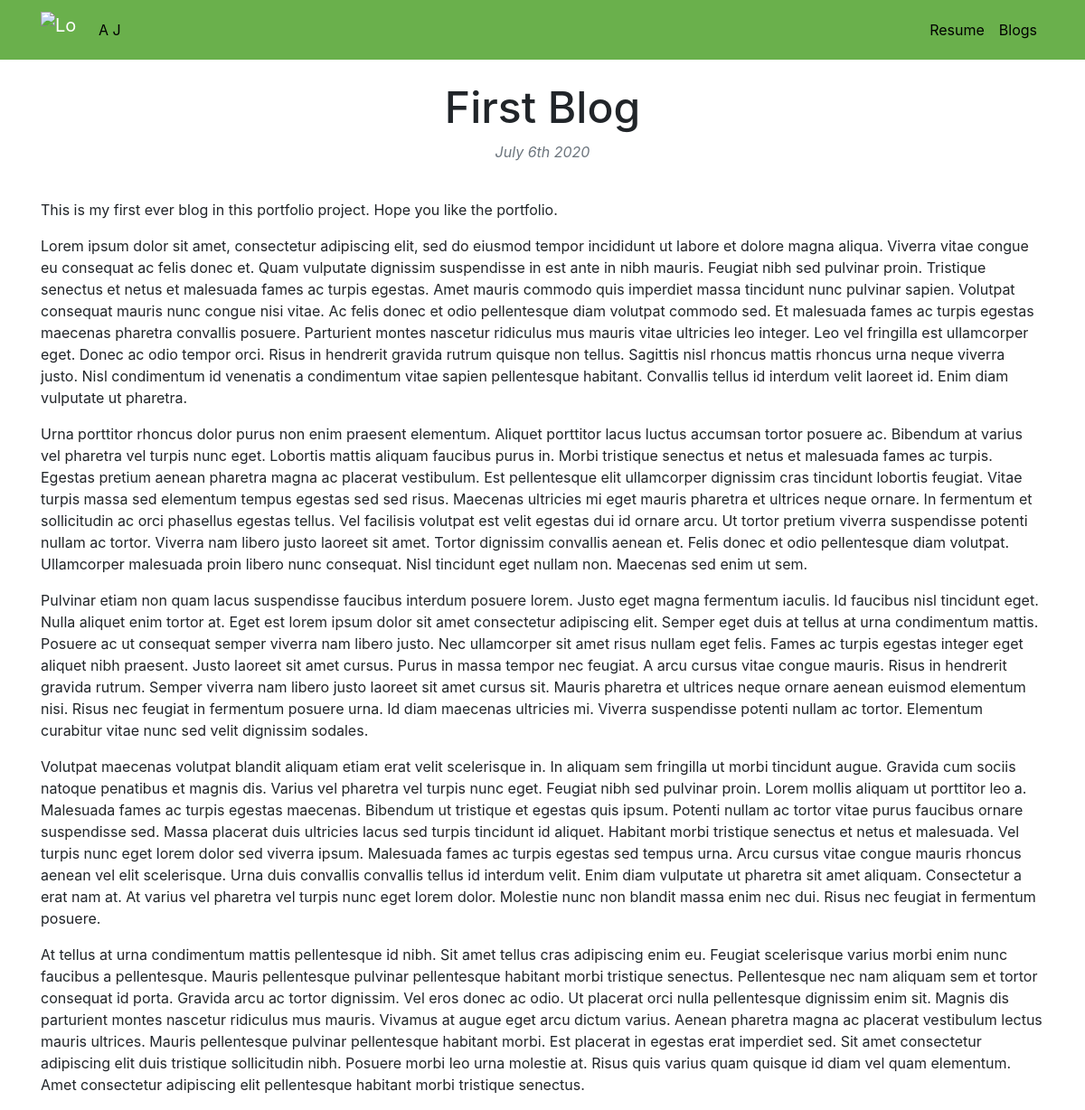
Page /blog/1/ on the committed database.
### blog/models.py (models this page shows, shortened)
class Blog(models.Model):
    blog_Title = models.CharField(max_length=150)
    blog_Description = models.TextField()
    blog_Date = models.DateField()

### blog/views.py (the view)
# urls.py: path('<int:blog_id>/', views.detailed_blog, name='detailed_blog'),
def detailed_blog(request, blog_id):
    blog = get_object_or_404(Blog, pk=blog_id) #Blog refers to the class created in the model and pk refers to primary key
    return render(request, 'blog/detailed_blog.html', {'blog': blog})

### blog/templates/blog/detailed_blog.html (shortened to what this page needs)
<!DOCTYPE html>
<html lang="en">
<head>
</head>
<body>
    {% extends 'portfolio/base_style.html' %}
    {% block content %}
    <br>
    <h1 id="detailed_blog_title" class="text-center">{{ blog.blog_Title }}</h1>
    <p class="text-center text-muted"><i>{{ blog.blog_Date|date:'F jS Y'}}</i></p>
    <br>
    <p class="justify-content-center">{{ blog.blog_Description|safe }}</p>
    {% endblock %}

### portfolio/static/portfolio/custom.css (style rules this page uses)
@media (min-width: 992px) { #detailed_blog_title { font-size: 3rem; } }

### rows in the picture
Blog: blog_Title "First Blog", blog_Date "July 6th 2020", blog_Description "This is my first ever blog in this portfolio project. Hope you like the portfolio. Lorem ipsum dolor sit amet, consectetur adipiscing elit, sed do eiusmod tempor incididunt ut labore et dolore magna aliqua. Viverra vitae congue eu consequat ac felis donec et. Quam vulputate dignissim suspendisse in est ante in nibh mauris. Feugiat nibh sed pulvinar proin. Tristique senectus et netus et malesuada fames ac turpis egestas. Amet mauris commodo quis imperdiet massa tincidunt nunc pulvinar sapien. Volutpat consequat mauris nunc congue nisi vitae. Ac felis donec et odio pellentesque diam volutpat commodo sed. Et malesuada fames ac turpis egestas maecenas pharetra convallis posuere. Parturient…"
